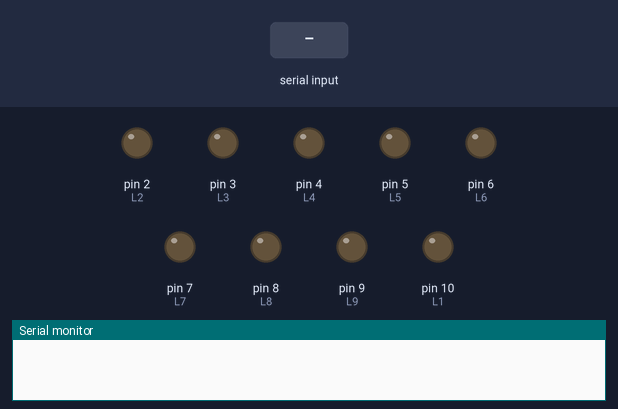
This sketch was run on a simulated Arduino Uno, built with avr-gcc and run on an emulated ATmega328P. Shown: output pins drawn as LEDs (lit = HIGH), the last lines printed to the serial monitor. Dashed ring = blinking. The inputs (shaded band) are chosen by the test bench.

Above: at 1.2 s.
1.3 s: "1\n" received over Serial
At 1.7 s:
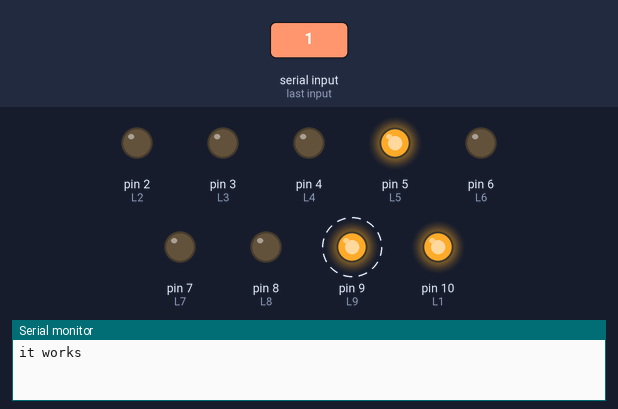
At 3.1 s:
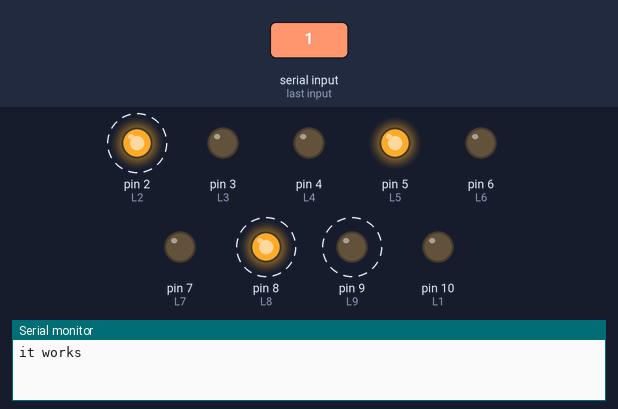
Timing chart, 0 to 12.8 s (numbered marks = the images above; inputs shaded):
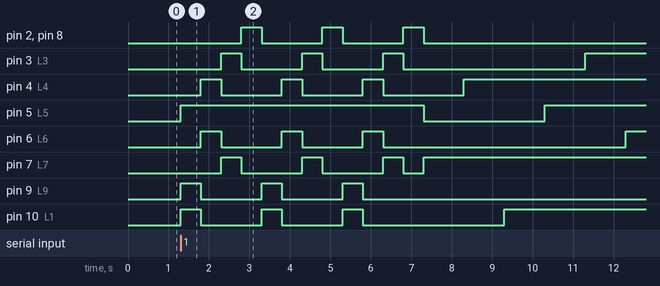

The sketch:

gmail_animation.ino
```cpp
int L1 = 10;
int L2 = 2;
int L3 = 3;
int L4 = 4;
int L5 = 5;
int L6 = 6;
int L7 = 7;
int L8 = 8;
int L9 = 9;


void setup() {
  // put your setup code here, to run once:
  Serial.begin(9600);
pinMode(L1, OUTPUT);
pinMode(L2, OUTPUT);
pinMode(L3, OUTPUT);
pinMode(L4, OUTPUT);
pinMode(L5, OUTPUT);
pinMode(L6, OUTPUT);
pinMode(L7, OUTPUT);
pinMode(L8, OUTPUT);
pinMode(L9, OUTPUT);

} //close setup


void loop() {
  // put your main code here, to run repeatedly:

if(Serial.available()){
int state = Serial.parseInt();
  if(state == 1){
    Serial.print("it works");
    notifyM();
  }

}// serial close
}


void notifyM(){
  //spin
  printS1();
  printS2();
  printS3();
  printS4();

  printS1();
  printS2();
  printS3();
  printS4();

  printS1();
  printS2();
  printS3();
  printS4();

  //create M- mail
  printM1();
  printM2();
  printM3();
  printM4();
  printM5();
  printM6();
  printM7();

  //blink
   printM();
  delay(1000);
  Serial.println("on ");

  printOff();
  delay(1000);
    Serial.println("off ");

   printM();
  delay(1000);
  Serial.println("on ");

  printOff();
  delay(1000);
    Serial.println("off ");

   printM();
  delay(1000);
  Serial.println("on ");

  printOff();
  delay(1000);
    Serial.println("off ");


  printM();
  delay(1000);
  Serial.println("on ");

  printOff();
  delay(1000);
    Serial.println("off ");


  Serial.println("stay still");
  printM();
  delay(5000);

}

void printM1(){
digitalWrite(L1, LOW);
digitalWrite(L2, LOW);
digitalWrite(L3, LOW);
digitalWrite(L4, LOW);
digitalWrite(L5, LOW);
digitalWrite(L6, LOW);
digitalWrite(L7, HIGH);
digitalWrite(L8, LOW);
digitalWrite(L9, LOW);
  delay(1000);
}

void printM2(){
digitalWrite(L1, LOW);
digitalWrite(L2, LOW);
digitalWrite(L3, LOW);
digitalWrite(L4, HIGH);
digitalWrite(L5, LOW);
digitalWrite(L6, LOW);
digitalWrite(L7, HIGH);
digitalWrite(L8, LOW);
digitalWrite(L9, LOW);
  delay(1000);
}

void printM3(){
digitalWrite(L1, HIGH);
digitalWrite(L2, LOW);
digitalWrite(L3, LOW);
digitalWrite(L4, HIGH);
digitalWrite(L5, LOW);
digitalWrite(L6, LOW);
digitalWrite(L7, HIGH);
digitalWrite(L8, LOW);
digitalWrite(L9, LOW);
  delay(1000);
}

void printM4(){
digitalWrite(L1, HIGH);
digitalWrite(L2, LOW);
digitalWrite(L3, LOW);
digitalWrite(L4, HIGH);
digitalWrite(L5, HIGH);
digitalWrite(L6, LOW);
digitalWrite(L7, HIGH);
digitalWrite(L8, LOW);
digitalWrite(L9, LOW);
  delay(1000);
}

void printM5(){
digitalWrite(L1, HIGH);
digitalWrite(L2, LOW);
digitalWrite(L3, HIGH);
digitalWrite(L4, HIGH);
digitalWrite(L5, HIGH);
digitalWrite(L6, LOW);
digitalWrite(L7, HIGH);
digitalWrite(L8, LOW);
digitalWrite(L9, LOW);
  delay(1000);
}

void printM6(){
digitalWrite(L1, HIGH);
digitalWrite(L2, LOW);
digitalWrite(L3, HIGH);
digitalWrite(L4, HIGH);
digitalWrite(L5, HIGH);
digitalWrite(L6, HIGH);
digitalWrite(L7, HIGH);
digitalWrite(L8, LOW);
digitalWrite(L9, LOW);
  delay(1000);
}

void printM7(){
digitalWrite(L1, HIGH);
digitalWrite(L2, LOW);
digitalWrite(L3, HIGH);
digitalWrite(L4, HIGH);
digitalWrite(L5, HIGH);
digitalWrite(L6, HIGH);
digitalWrite(L7, HIGH);
digitalWrite(L8, LOW);
digitalWrite(L9, HIGH);
  delay(1000);
}

void printM(){
digitalWrite(L1, HIGH);
digitalWrite(L2, LOW);
digitalWrite(L3, HIGH);
digitalWrite(L4, HIGH);
digitalWrite(L5, HIGH);
digitalWrite(L6, HIGH);
digitalWrite(L7, HIGH);
digitalWrite(L8, LOW);
digitalWrite(L9, HIGH);
}


//function- turn off
void printOff(){
digitalWrite(L1, LOW);
digitalWrite(L2, LOW);
digitalWrite(L3, LOW);
digitalWrite(L4, LOW);
digitalWrite(L5, LOW);
digitalWrite(L6, LOW);
digitalWrite(L7, LOW);
digitalWrite(L8, LOW);
digitalWrite(L9, LOW);
}

void printS1(){
digitalWrite(L1, HIGH);
digitalWrite(L2, LOW);
digitalWrite(L3, LOW);
digitalWrite(L4, LOW);
digitalWrite(L5, HIGH);
digitalWrite(L6, LOW);
digitalWrite(L7, LOW);
digitalWrite(L8, LOW);
digitalWrite(L9, HIGH);
  delay(500);
}

void printS2(){
digitalWrite(L1, LOW);
digitalWrite(L2, LOW);
digitalWrite(L3, LOW);
digitalWrite(L4, HIGH);
digitalWrite(L5, HIGH);
digitalWrite(L6, HIGH);
digitalWrite(L7, LOW);
digitalWrite(L8, LOW);
digitalWrite(L9, LOW);
  delay(500);
}

void printS3(){
digitalWrite(L1, LOW);
digitalWrite(L2, LOW);
digitalWrite(L3, HIGH);
digitalWrite(L4, LOW);
digitalWrite(L5, HIGH);
digitalWrite(L6, LOW);
digitalWrite(L7, HIGH);
digitalWrite(L8, LOW);
digitalWrite(L9, LOW);
  delay(500);
}

void printS4(){
digitalWrite(L1, LOW);
digitalWrite(L2, HIGH);
digitalWrite(L3, LOW);
digitalWrite(L4, LOW);
digitalWrite(L5, HIGH);
digitalWrite(L6, LOW);
digitalWrite(L7, LOW);
digitalWrite(L8, HIGH);
digitalWrite(L9, LOW);
  delay(500);
}
```

Measured:
- after the input at 1.3 s, pin 2 (L2): alternates HIGH for 0.50 s and LOW for 1.5 s, 6 changes in all, then stays LOW, starting after 1.5 s; pin 3 (L3): LOW → HIGH after 1.0 s, then repeats every 2.0 s: LOW 1.5 s, HIGH 0.50 s
